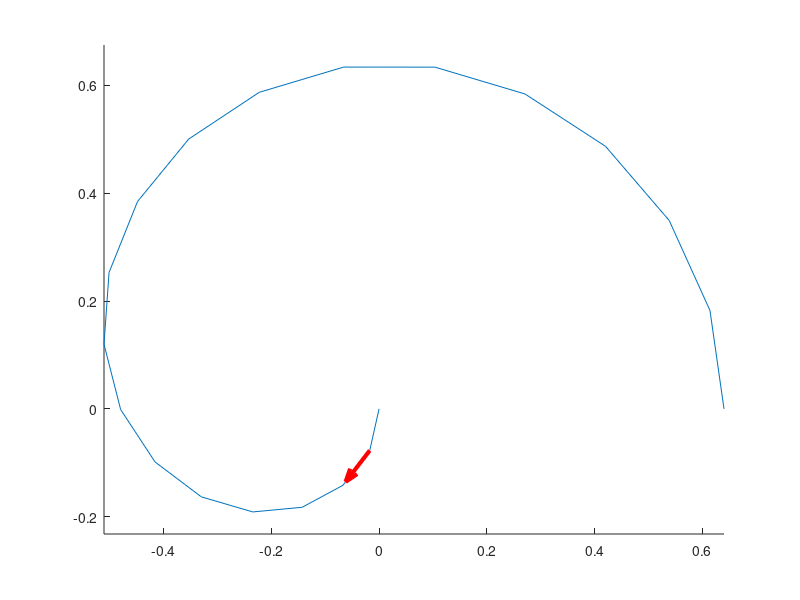

This chart was generated by the following MATLAB code: (Note: this script raises an error after producing the figure.)
a=0.4;
l=0.4;
%单位：米
u=linspace(0,pi,20);
rx=[];
ry=[];
theta=[];
for i=1:20
    rx(end+1)=-2*a*( ( l-cos(u(i)) ) * cos(u(i)) + (1-l) );
    ry(end+1)=2*a*(l-cos(u(i)))*sin(u(i));
end
plot(rx,ry)

%X,Y对u的一阶导数
X_1=[];
Y_1=[];
X_1=diff(rx)./diff(u);
Y_1=diff(ry)./diff(u);
%计算T
T_X=[];
T_Y=[];
for i=1:19
    dis=sqrt(X_1(i)*X_1(i)+Y_1(i)*Y_1(i));
    T_X(end+1)=X_1(i)/dis;
    T_Y(end+1)=Y_1(i)/dis;
end

T_X1=diff(T_X)./diff(u(1:end-1));
T_Y1=diff(T_Y)./diff(u(1:end-1));

k=[];
for i=1:18
    disT=sqrt(T_X1(i)*T_X1(i)+T_Y1(i)*T_Y1(i));
    disR=sqrt(X_1(i)*X_1(i)+Y_1(i)*Y_1(i));
    k(end+1)=disT/disR;
end
k=[1.0./k];

rx1=diff(rx)./diff(u);
ry1=diff(ry)./diff(u);
%将轨迹切成一段一段的直线：
for i=2:19
    clf;
    hold on;
    axis equal;
    plot(rx,ry)
    dx1=rx(i+1)-rx(i);
    dy1=ry(i+1)-ry(i);
    
    dx2=rx(i)-rx(i-1);
    dy2=ry(i)-ry(i-1);
    
    quiver(rx(i),ry(i),dx1,dy1,'Color',[1.0,0.0,0.0],'LineWidth',3.0);
 
    theta(end+1)=judge(dx2,dy2,dx1,dy1);
    theta(end)
    legend('路径','直线运动的方向');
    drawnow
end
    L=[];
    tot=0;
for i=1:19
    dx=rx(i+1)-rx(i);
    dy=ry(i+1)-ry(i);
    L(end+1)=sqrt(dx*dx+dy*dy);
    tot=tot+L(end);
end


function theta=judge(x1,y1,x2,y2)
    len1=sqrt(x1*x1+y1*y1);
    len2=sqrt(x2*x2+y2*y2);
    dc=x1*x2+y1*y2;
    theta=acos(dc/(len1*len2));
end
